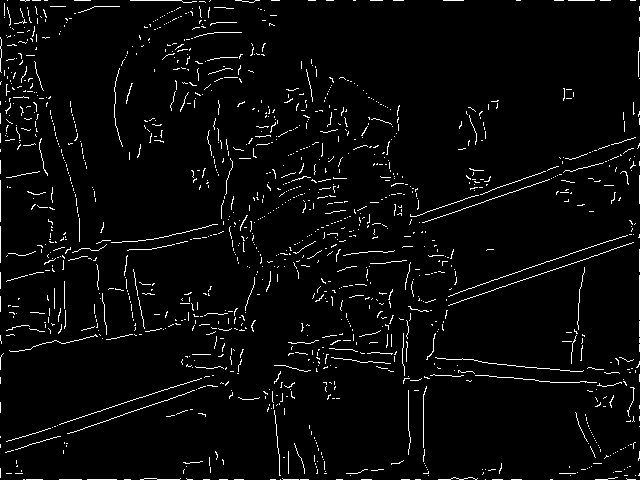

The script that saved this image:
import matplotlib.pyplot as plt
from PIL import Image
import numpy as np
from scipy import signal
import os

# Code adapted from
# adeveloperdiary.com/data-science/computer-vision/applying-gaussian-smoothing-to-an-image-using-python-from-scratch/

def convolve(image, kernel, average=False, verbose=False):

    y = image

    image_row, image_col = y.shape
    kernel_row, kernel_col = kernel.shape

    output = np.zeros(y.shape)

    pad_height = int((kernel_row - 1) / 2)
    pad_width = int((kernel_col - 1) / 2)

    padded_image = np.zeros((image_row + (2 * pad_height), image_col + (2 * pad_width)))

    padded_image[pad_height:padded_image.shape[0] - pad_height, pad_width:padded_image.shape[1] - pad_width] = y

    for row in range(image_row):
        for col in range(image_col):
            output[row, col] = np.sum(kernel * padded_image[row:row + kernel_row, col:col + kernel_col])
            if average:
                output[row, col] /= kernel.shape[0] * kernel.shape[1]

    if verbose:
        plt.imshow(output, cmap='gray')
        plt.title("Output Image using {}X{} Kernel".format(kernel_row, kernel_col))
        plt.show()

    return output


def dnorm(x, mu, sd):
    return 1 / (np.sqrt(2 * np.pi) * sd) * np.e ** (-np.power((x - mu) / sd, 2) / 2)

def gaussian_kernel(size, sigma=1, verbose=False):
    kernel_1D = np.linspace(-(size // 2), size // 2, size)
    for i in range(size):
        kernel_1D[i] = dnorm(kernel_1D[i], 0, sigma)
    kernel_2D = np.outer(kernel_1D.T, kernel_1D.T)

    kernel_2D *= 1.0 / kernel_2D.max()

    return kernel_2D

def gaussian_blur(image, kernel_size, sigma=2, verbose=False, optimize=True):
    kernel = gaussian_kernel(kernel_size, sigma=sigma, verbose=verbose)
    if optimize:
        return signal.convolve2d(image, kernel)
    return convolve(image, kernel, average=True, verbose=verbose)

def gradient_magnitude_direction(image, verbose=False):
    # Using a scharr kernel
    scharr = np.array([
        [47, 162, 47],
        [0, 0, 0],
        [-47, -162, -47]
    ])

    x = convolve(image, scharr)
    y = convolve(image, scharr.T)

    magnitude = np.sqrt(np.square(x) + np.square(y))
    magnitude *= 255.0 / magnitude.max()

    direction = np.arctan2(x, y)
    direction = np.rad2deg(direction)
    direction += 180

    if verbose:
        plt.imshow(direction, cmap="gray")
        plt.show()

    return magnitude, direction

def non_max_suppression(gradient_magnitude, gradient_direction, verbose=False):
    image_row, image_col = gradient_magnitude.shape
    output = np.zeros(gradient_magnitude.shape)

    PI = 180

    for row in range(1, image_row - 1):
        for col in range(1, image_col - 1):
            direction = gradient_direction[row, col]

            if (0 <= direction < PI / 8) or (15 * PI / 8 <= direction <= 2 * PI):
                before_pixel = gradient_magnitude[row, col - 1]
                after_pixel = gradient_magnitude[row, col + 1]

            elif (PI / 8 <= direction < 3 * PI / 8) or (9 * PI / 8 <= direction < 11 * PI / 8):
                before_pixel = gradient_magnitude[row + 1, col - 1]
                after_pixel = gradient_magnitude[row - 1, col + 1]

            elif (3 * PI / 8 <= direction < 5 * PI / 8) or (11 * PI / 8 <= direction < 13 * PI / 8):
                before_pixel = gradient_magnitude[row - 1, col]
                after_pixel = gradient_magnitude[row + 1, col]

            else:
                before_pixel = gradient_magnitude[row - 1, col - 1]
                after_pixel = gradient_magnitude[row + 1, col + 1]

            if gradient_magnitude[row, col] >= before_pixel and gradient_magnitude[row, col] >= after_pixel:
                output[row, col] = gradient_magnitude[row, col]

    if verbose:
        plt.imshow(output, cmap='gray')
        plt.title("Non Max Suppression")
        plt.show()

    return output


def threshold(image, low, high, weak=100, verbose=False):
    output = np.zeros(image.shape)
    strong = 255

    strong_row, strong_col = np.where(image >= high)
    weak_row, weak_col = np.where((image <= high) & (image >= low))

    output[strong_row, strong_col] = strong
    output[weak_row, weak_col] = weak

    if verbose:
        plt.imshow(output, cmap='gray')
        plt.title("threshold")
        plt.show()

    return output


def hysteresis(image, weak=100, verbose=False):
    image_row, image_col = image.shape
    top_to_bottom = image.copy()

    for row in range(1, image_row):
        for col in range(1, image_col):
            if top_to_bottom[row, col] == weak:
                if top_to_bottom[row, col + 1] == 255 or top_to_bottom[row, col - 1] == 255 or top_to_bottom[
                    row - 1, col] == 255 or top_to_bottom[
                    row + 1, col] == 255 or top_to_bottom[
                    row - 1, col - 1] == 255 or top_to_bottom[row + 1, col - 1] == 255 or top_to_bottom[
                    row - 1, col + 1] == 255 or top_to_bottom[
                    row + 1, col + 1] == 255:
                    top_to_bottom[row, col] = 255
                else:
                    top_to_bottom[row, col] = 0

    bottom_to_top = image.copy()

    for row in range(image_row - 1, 0, -1):
        for col in range(image_col - 1, 0, -1):
            if bottom_to_top[row, col] == weak:
                if bottom_to_top[row, col + 1] == 255 or bottom_to_top[row, col - 1] == 255 or bottom_to_top[
                    row - 1, col] == 255 or bottom_to_top[
                    row + 1, col] == 255 or bottom_to_top[
                    row - 1, col - 1] == 255 or bottom_to_top[row + 1, col - 1] == 255 or bottom_to_top[
                    row - 1, col + 1] == 255 or bottom_to_top[
                    row + 1, col + 1] == 255:
                    bottom_to_top[row, col] = 255
                else:
                    bottom_to_top[row, col] = 0

    right_to_left = image.copy()

    for row in range(1, image_row):
        for col in range(image_col - 1, 0, -1):
            if right_to_left[row, col] == weak:
                if right_to_left[row, col + 1] == 255 or right_to_left[row, col - 1] == 255 or right_to_left[
                    row - 1, col] == 255 or right_to_left[
                    row + 1, col] == 255 or right_to_left[
                    row - 1, col - 1] == 255 or right_to_left[row + 1, col - 1] == 255 or right_to_left[
                    row - 1, col + 1] == 255 or right_to_left[
                    row + 1, col + 1] == 255:
                    right_to_left[row, col] = 255
                else:
                    right_to_left[row, col] = 0

    left_to_right = image.copy()

    for row in range(image_row - 1, 0, -1):
        for col in range(1, image_col):
            if left_to_right[row, col] == weak:
                if left_to_right[row, col + 1] == 255 or left_to_right[row, col - 1] == 255 or left_to_right[
                    row - 1, col] == 255 or left_to_right[
                    row + 1, col] == 255 or left_to_right[
                    row - 1, col - 1] == 255 or left_to_right[row + 1, col - 1] == 255 or left_to_right[
                    row - 1, col + 1] == 255 or left_to_right[
                    row + 1, col + 1] == 255:
                    left_to_right[row, col] = 255
                else:
                    left_to_right[row, col] = 0

    final_image = top_to_bottom + bottom_to_top + right_to_left + left_to_right

    final_image[final_image > 255] = 255

    if verbose:
        plt.imshow(final_image, cmap='gray')
        plt.title("Hysteresis")
        plt.show()

    return final_image

def canny(imagestr, verbose=False, megaVerbose=False,
          kernel_size=15, sigma=5,
          low=2, high=5,
          size=None, optimize=True): # size = (x, y)

    image = Image.open(imagestr)
    if size:
        image = image.resize(size)
    image = image.convert("L")

    y = np.asarray(image.getdata(), dtype=np.float64).reshape(image.size[1], image.size[0])

    blur = gaussian_blur(y, kernel_size=kernel_size, sigma=sigma, verbose=megaVerbose)
    mag, d = gradient_magnitude_direction(blur, verbose=megaVerbose)
    nms = non_max_suppression(mag, d, verbose=megaVerbose)
    thr = threshold(nms, low, high, verbose=megaVerbose)
    hys = hysteresis(thr, verbose=megaVerbose)

    im = Image.fromarray(np.asarray(hys, dtype=np.uint8), mode="L")

    # Crop away the padded edge
    amt = kernel_size // 2
    im = im.crop( (0 + amt, 0 + amt, im.size[0] - amt, im.size[1] - amt) )
    hys = hys[amt:-amt, amt:-amt]

    im.save("EdgeDetector.png", "PNG")
    image.close()
    im.close()

    if verbose:
        fig, axs = plt.subplots(2, 3)
        axs[0, 0].imshow(y, cmap="gray")
        axs[0, 0].set_title("0 Original")
        axs[0, 1].imshow(blur, cmap="gray")
        axs[0, 1].set_title("1 Blur")
        axs[0, 2].imshow(mag, cmap="gray")
        axs[0, 2].set_title("2 Mag")
        axs[1, 0].imshow(nms, cmap="gray")
        axs[1, 0].set_title("3 Non Max Sup")
        axs[1, 1].imshow(thr, cmap="gray")
        axs[1, 1].set_title("4 Threshold")
        axs[1, 2].imshow(hys, cmap="gray")
        axs[1, 2].set_title("5 Hysteresis")
        plt.show()

    return hys


if __name__ == '__main__':

    impath = os.path.join(os.path.dirname(__file__), "Images/Valve.png")

    a = canny(impath, False, kernel_size=11, sigma=4, low = 20, high = 40)

    # plt.imshow(a, cmap="gray")
    # plt.show()



